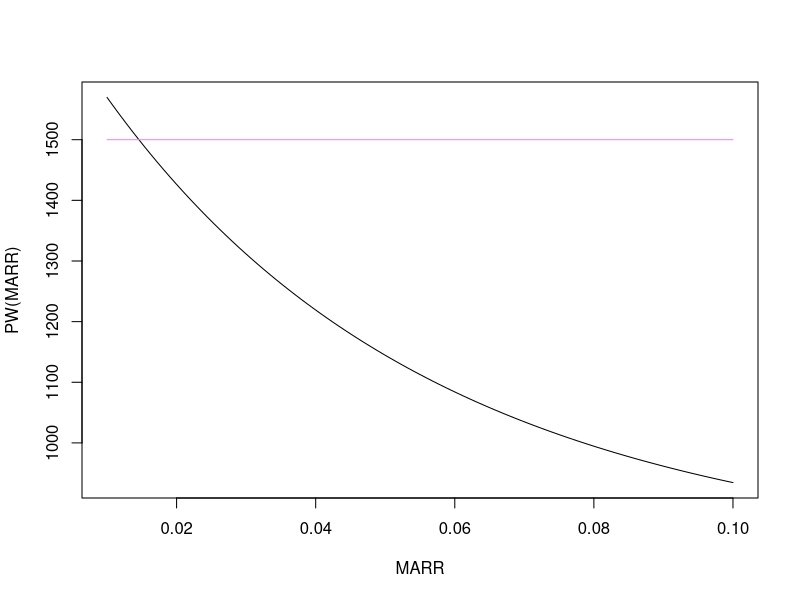

The R source for this figure:
## ---- chunk 1
knitr::opts_chunk$set(echo = FALSE)
options(scipen=999)

Acc<-function(x){format(x,nsmall=2,digits=2,big.mark=',',scientific=FALSE)}
pgivena<-function(a,i,n){a*((1+i)^n -1)/(i*(1+i)^n)}
pgiveng<-function(g,i,n){g*( (1+i)^n -(i*n) -1  )/(i^2*(1+i)^n)}
agivenp<-function(p,i,n){p*(i*(1+i)^n)/((1+i)^n -1)}
pgivengrow<-function(a1,g,i,n){a1*(1-(1+g)^n*(1+i)^(-n))/(i-g)}


fgivena<-function(a,i,n){pgivena(a,i,n)*(1+i)^n}
fgiveng<-function(g,i,n){pgiveng(g,i,n)*(1+i)^n}

## ---- chunk 2
PW <- function(marr) {
  800 + 800/(1 + marr)^20 + pgivena(15, marr, 5)/(1+marr)^15 + pgivena(15, marr, 5)/(1+marr)^35
}

curve(PW, from = .01 , to = .1, xname = "MARR")
curve(x*0 + 1500, from = .01 , to = .1  , add = TRUE, col = "violet")

